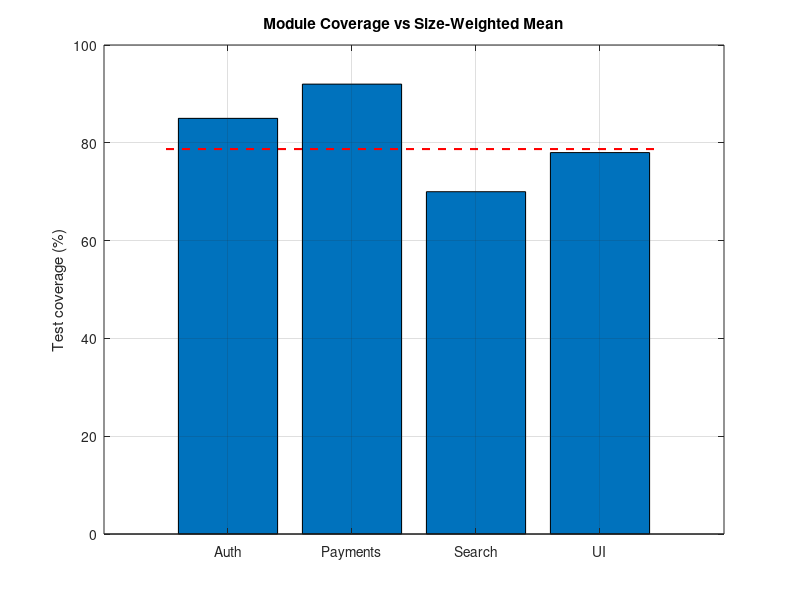

Write the MATLAB code that produced this figure.
% Question 7 (Lecture 7): Arithmetic mean, weighted mean and median
clc; clear; close all;

% ---- (a) Sprint velocities (story points) ----
v = [34 28 41 37 30 45 39 33 36 32];
v_sorted = sort(v);
n = numel(v);
am  = sum(v) / n;                     % arithmetic mean
med = median(v);                      % average of the 5th and 6th ordered values
fprintf('Sorted velocities = %s\n', num2str(v_sorted));
fprintf('Arithmetic mean   = %.2f story points\n', am);
fprintf('Median            = %.2f story points\n', med);

% ---- (b) Overall test coverage (weights = module size in KLOC) ----
modules  = {'Auth', 'Payments', 'Search', 'UI'};
coverage = [85 92 70 78];             % test coverage (%)
kloc     = [12  8 20 10];             % weights
simple_mean   = mean(coverage);
weighted_mean = sum(kloc .* coverage) / sum(kloc);
fprintf('\nSimple mean coverage   = %.2f %%\n', simple_mean);
fprintf('Weighted mean coverage = %.2f %%\n', weighted_mean);

bar(coverage); hold on;
plot([0.5 4.5], [weighted_mean weighted_mean], 'r--', 'LineWidth', 1.5);
set(gca, 'XTickLabel', modules);
ylabel('Test coverage (%)'); title('Module Coverage vs Size-Weighted Mean'); grid on;
